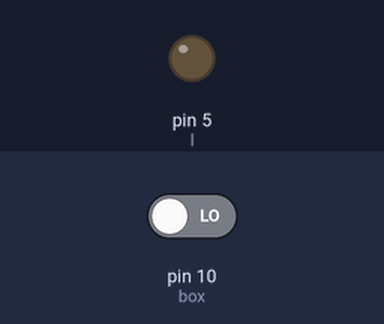
A sketch run on a simulated Arduino Uno, built with avr-gcc and run on an emulated ATmega328P. Shown: output pins drawn as LEDs (lit = HIGH). The test bench sets the inputs (shaded band); at power-on: pin 10 (box) LOW. What the sketch prints to the serial monitor is not drawn.

Above: at 1.2 s.
1.3 s: pin 10 (box) driven HIGH
At 2.1 s:
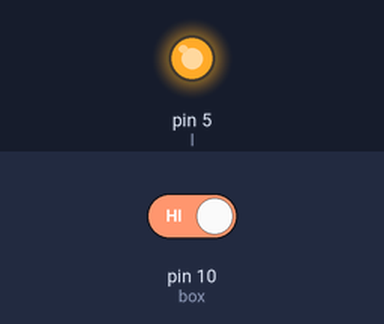
2.8 s: pin 10 (box) driven LOW
At 3.3 s:
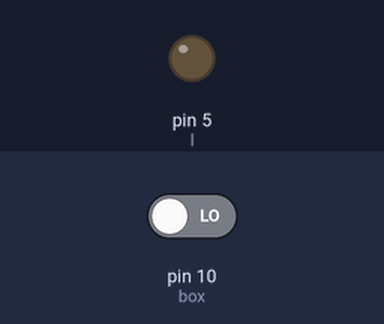
Timing chart, 0 to 5.8 s (numbered marks = the images above; inputs shaded):
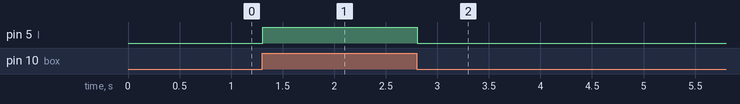

The sketch:

code.ino
```cpp
int l=5;
int box=10;
void setup()
{

  pinMode(l,OUTPUT);
  pinMode(box,INPUT);
  Serial.begin(9600);
}
void loop()
{

  int dig=digitalRead(box);
  Serial.println(dig);
  if(dig==HIGH)
  {
    digitalWrite(l,HIGH);
  }
  else{
    digitalWrite(l,LOW);

  }

}
```

Measured:
- after the input at 1.3 s, pin 5 (l): LOW → HIGH at once
- after the input at 2.8 s, pin 5 (l): HIGH → LOW at once
